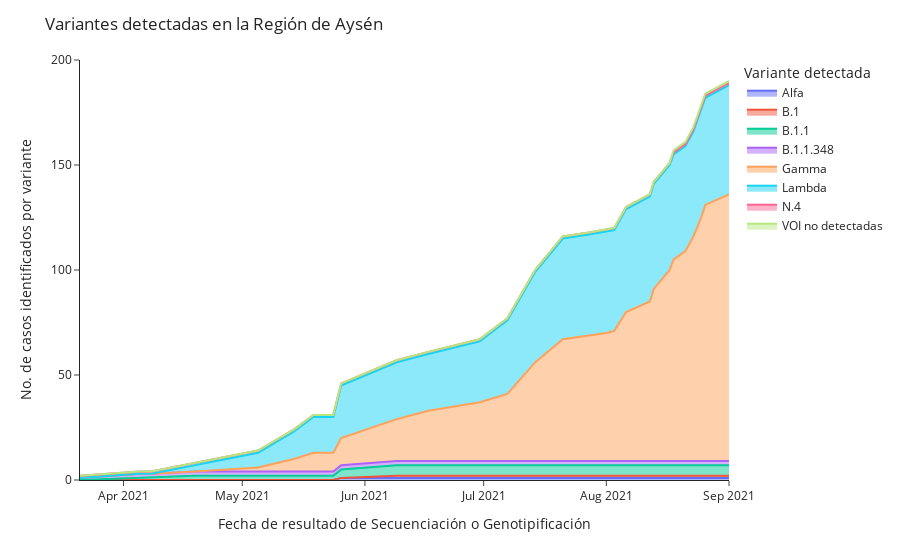

Notebook cell for this chart:
### Code cell
px.area(df_variantes_clean.groupby(['fecha_resultado_secuenciacion_genotipificacion', 'variante_linaje']).count()[['n_documento']].reset_index().pivot(
    index='fecha_resultado_secuenciacion_genotipificacion',
    columns='variante_linaje', 
    values=['n_documento']
).fillna(0).cumsum().clean_names().rename(
    columns={
        'alfa':'Alfa',
        'b_1':'B.1',
        'b_1_1':'B.1.1',
        'b_1_1_348':'B.1.1.348',
        'gamma':'Gamma',
        'indeterminado':'Indeterminado',
        'lambda':'Lambda',
        'n_4':'N.4',
        'no_amplifica':'No amplifica',
        'no_se_detectan_mutaciones_para_variantes_de_interes_por_parte_de_este_kit':'VOI no detectadas'
            })['n_documento'].drop(['No amplifica','Indeterminado'], axis=1),
        labels={'variante_linaje':'Variante detectada'},
       ).update_layout(
    title= 'Variantes detectadas en la Región de Aysén',
    yaxis_title='No. de casos identificados por variante',
    xaxis_title='Fecha de resultado de Secuenciación o Genotipificación',
    template='simple_white',
    
    
)

### Figure 1 — Plotly figure (JSON) as saved in the notebook; plotly's stock layout.template omitted (floating-point values rounded to 4 significant figures)
{"data": [{"hovertemplate": "Variante detectada=Alfa<br>fecha_resultado_secuenciacion_genotipificacion=%{x}<br>value=%{y}<extra></extra>", "legendgroup": "Alfa", "line": {"color": "#636efa"}, "mode": "lines", "name": "Alfa", "orientation": "v", "showlegend": true, "stackgroup": "1", "type": "scatter", "x": ["2021-03-21T00:00:00", "2021-04-05T00:00:00", "2021-04-08T00:00:00", "2021-04-19T00:00:00", "2021-05-05T00:00:00", "2021-05-14T00:00:00", "2021-05-19T00:00:00", "2021-05-24T00:00:00", "2021-05-26T00:00:00", "2021-06-09T00:00:00", "2021-06-17T00:00:00", "2021-06-30T00:00:00", "2021-07-07T00:00:00", "2021-07-14T00:00:00", "2021-07-21T00:00:00", "2021-07-28T00:00:00", "2021-07-31T00:00:00", "2021-08-01T00:00:00", "2021-08-03T00:00:00", "2021-08-06T00:00:00", "2021-08-12T00:00:00", "2021-08-13T00:00:00", "2021-08-17T00:00:00", "2021-08-18T00:00:00", "2021-08-21T00:00:00", "2021-08-23T00:00:00", "2021-08-25T00:00:00", "2021-08-26T00:00:00", "2021-09-01T00:00:00"], "xaxis": "x", "y": [0, 0, 0, 0, 0, 0, 0, 0, 1, 1, 1, 1, 1, 1, 1, 1, 1, 1, 1, 1, 1, 1, 1, 1, 1, 1, 1, 1, 1], "yaxis": "y"}, {"hovertemplate": "Variante detectada=B.1<br>fecha_resultado_secuenciacion_genotipificacion=%{x}<br>value=%{y}<extra></extra>", "legendgroup": "B.1", "line": {"color": "#EF553B"}, "mode": "lines", "name": "B.1", "orientation": "v", "showlegend": true, "stackgroup": "1", "type": "scatter", "x": ["2021-03-21T00:00:00", "2021-04-05T00:00:00", "2021-04-08T00:00:00", "2021-04-19T00:00:00", "2021-05-05T00:00:00", "2021-05-14T00:00:00", "2021-05-19T00:00:00", "2021-05-24T00:00:00", "2021-05-26T00:00:00", "2021-06-09T00:00:00", "2021-06-17T00:00:00", "2021-06-30T00:00:00", "2021-07-07T00:00:00", "2021-07-14T00:00:00", "2021-07-21T00:00:00", "2021-07-28T00:00:00", "2021-07-31T00:00:00", "2021-08-01T00:00:00", "2021-08-03T00:00:00", "2021-08-06T00:00:00", "2021-08-12T00:00:00", "2021-08-13T00:00:00", "2021-08-17T00:00:00", "2021-08-18T00:00:00", "2021-08-21T00:00:00", "2021-08-23T00:00:00", "2021-08-25T00:00:00", "2021-08-26T00:00:00", "2021-09-01T00:00:00"], "xaxis": "x", "y": [0, 0, 0, 0, 0, 0, 0, 0, 0, 1, 1, 1, 1, 1, 1, 1, 1, 1, 1, 1, 1, 1, 1, 1, 1, 1, 1, 1, 1], "yaxis": "y"}, {"hovertemplate": "Variante detectada=B.1.1<br>fecha_resultado_secuenciacion_genotipificacion=%{x}<br>value=%{y}<extra></extra>", "legendgroup": "B.1.1", "line": {"color": "#00cc96"}, "mode": "lines", "name": "B.1.1", "orientation": "v", "showlegend": true, "stackgroup": "1", "type": "scatter", "x": ["2021-03-21T00:00:00", "2021-04-05T00:00:00", "2021-04-08T00:00:00", "2021-04-19T00:00:00", "2021-05-05T00:00:00", "2021-05-14T00:00:00", "2021-05-19T00:00:00", "2021-05-24T00:00:00", "2021-05-26T00:00:00", "2021-06-09T00:00:00", "2021-06-17T00:00:00", "2021-06-30T00:00:00", "2021-07-07T00:00:00", "2021-07-14T00:00:00", "2021-07-21T00:00:00", "2021-07-28T00:00:00", "2021-07-31T00:00:00", "2021-08-01T00:00:00", "2021-08-03T00:00:00", "2021-08-06T00:00:00", "2021-08-12T00:00:00", "2021-08-13T00:00:00", "2021-08-17T00:00:00", "2021-08-18T00:00:00", "2021-08-21T00:00:00", "2021-08-23T00:00:00", "2021-08-25T00:00:00", "2021-08-26T00:00:00", "2021-09-01T00:00:00"], "xaxis": "x", "y": [0, 1, 1, 2, 2, 2, 2, 2, 4, 5, 5, 5, 5, 5, 5, 5, 5, 5, 5, 5, 5, 5, 5, 5, 5, 5, 5, 5, 5], "yaxis": "y"}, {"hovertemplate": "Variante detectada=B.1.1.348<br>fecha_resultado_secuenciacion_genotipificacion=%{x}<br>value=%{y}<extra></extra>", "legendgroup": "B.1.1.348", "line": {"color": "#ab63fa"}, "mode": "lines", "name": "B.1.1.348", "orientation": "v", "showlegend": true, "stackgroup": "1", "type": "scatter", "x": ["2021-03-21T00:00:00", "2021-04-05T00:00:00", "2021-04-08T00:00:00", "2021-04-19T00:00:00", "2021-05-05T00:00:00", "2021-05-14T00:00:00", "2021-05-19T00:00:00", "2021-05-24T00:00:00", "2021-05-26T00:00:00", "2021-06-09T00:00:00", "2021-06-17T00:00:00", "2021-06-30T00:00:00", "2021-07-07T00:00:00", "2021-07-14T00:00:00", "2021-07-21T00:00:00", "2021-07-28T00:00:00", "2021-07-31T00:00:00", "2021-08-01T00:00:00", "2021-08-03T00:00:00", "2021-08-06T00:00:00", "2021-08-12T00:00:00", "2021-08-13T00:00:00", "2021-08-17T00:00:00", "2021-08-18T00:00:00", "2021-08-21T00:00:00", "2021-08-23T00:00:00", "2021-08-25T00:00:00", "2021-08-26T00:00:00", "2021-09-01T00:00:00"], "xaxis": "x", "y": [1, 2, 2, 2, 2, 2, 2, 2, 2, 2, 2, 2, 2, 2, 2, 2, 2, 2, 2, 2, 2, 2, 2, 2, 2, 2, 2, 2, 2], "yaxis": "y"}, {"hovertemplate": "Variante detectada=Gamma<br>fecha_resultado_secuenciacion_genotipificacion=%{x}<br>value=%{y}<extra></extra>", "legendgroup": "Gamma", "line": {"color": "#FFA15A"}, "mode": "lines", "name": "Gamma", "orientation": "v", "showlegend": true, "stackgroup": "1", "type": "scatter", "x": ["2021-03-21T00:00:00", "2021-04-05T00:00:00", "2021-04-08T00:00:00", "2021-04-19T00:00:00", "2021-05-05T00:00:00", "2021-05-14T00:00:00", "2021-05-19T00:00:00", "2021-05-24T00:00:00", "2021-05-26T00:00:00", "2021-06-09T00:00:00", "2021-06-17T00:00:00", "2021-06-30T00:00:00", "2021-07-07T00:00:00", "2021-07-14T00:00:00", "2021-07-21T00:00:00", "2021-07-28T00:00:00", "2021-07-31T00:00:00", "2021-08-01T00:00:00", "2021-08-03T00:00:00", "2021-08-06T00:00:00", "2021-08-12T00:00:00", "2021-08-13T00:00:00", "2021-08-17T00:00:00", "2021-08-18T00:00:00", "2021-08-21T00:00:00", "2021-08-23T00:00:00", "2021-08-25T00:00:00", "2021-08-26T00:00:00", "2021-09-01T00:00:00"], "xaxis": "x", "y": [0, 0, 0, 0, 2, 6, 9, 9, 13, 20, 24, 28, 32, 47, 58, 60, 61, 61, 62, 71, 76, 82, 91, 96, 100, 107, 116, 122, 127], "yaxis": "y"}, {"hovertemplate": "Variante detectada=Lambda<br>fecha_resultado_secuenciacion_genotipificacion=%{x}<br>value=%{y}<extra></extra>", "legendgroup": "Lambda", "line": {"color": "#19d3f3"}, "mode": "lines", "name": "Lambda", "orientation": "v", "showlegend": true, "stackgroup": "1", "type": "scatter", "x": ["2021-03-21T00:00:00", "2021-04-05T00:00:00", "2021-04-08T00:00:00", "2021-04-19T00:00:00", "2021-05-05T00:00:00", "2021-05-14T00:00:00", "2021-05-19T00:00:00", "2021-05-24T00:00:00", "2021-05-26T00:00:00", "2021-06-09T00:00:00", "2021-06-17T00:00:00", "2021-06-30T00:00:00", "2021-07-07T00:00:00", "2021-07-14T00:00:00", "2021-07-21T00:00:00", "2021-07-28T00:00:00", "2021-07-31T00:00:00", "2021-08-01T00:00:00", "2021-08-03T00:00:00", "2021-08-06T00:00:00", "2021-08-12T00:00:00", "2021-08-13T00:00:00", "2021-08-17T00:00:00", "2021-08-18T00:00:00", "2021-08-21T00:00:00", "2021-08-23T00:00:00", "2021-08-25T00:00:00", "2021-08-26T00:00:00", "2021-09-01T00:00:00"], "xaxis": "x", "y": [0, 0, 0, 3, 7, 13, 17, 17, 25, 27, 27, 29, 35, 43, 48, 48, 48, 48, 48, 49, 50, 50, 50, 50, 50, 50, 51, 51, 52], "yaxis": "y"}, {"hovertemplate": "Variante detectada=N.4<br>fecha_resultado_secuenciacion_genotipificacion=%{x}<br>value=%{y}<extra></extra>", "legendgroup": "N.4", "line": {"color": "#FF6692"}, "mode": "lines", "name": "N.4", "orientation": "v", "showlegend": true, "stackgroup": "1", "type": "scatter", "x": ["2021-03-21T00:00:00", "2021-04-05T00:00:00", "2021-04-08T00:00:00", "2021-04-19T00:00:00", "2021-05-05T00:00:00", "2021-05-14T00:00:00", "2021-05-19T00:00:00", "2021-05-24T00:00:00", "2021-05-26T00:00:00", "2021-06-09T00:00:00", "2021-06-17T00:00:00", "2021-06-30T00:00:00", "2021-07-07T00:00:00", "2021-07-14T00:00:00", "2021-07-21T00:00:00", "2021-07-28T00:00:00", "2021-07-31T00:00:00", "2021-08-01T00:00:00", "2021-08-03T00:00:00", "2021-08-06T00:00:00", "2021-08-12T00:00:00", "2021-08-13T00:00:00", "2021-08-17T00:00:00", "2021-08-18T00:00:00", "2021-08-21T00:00:00", "2021-08-23T00:00:00", "2021-08-25T00:00:00", "2021-08-26T00:00:00", "2021-09-01T00:00:00"], "xaxis": "x", "y": [1, 1, 1, 1, 1, 1, 1, 1, 1, 1, 1, 1, 1, 1, 1, 1, 1, 1, 1, 1, 1, 1, 1, 1, 1, 1, 1, 1, 1], "yaxis": "y"}, {"hovertemplate": "Variante detectada=VOI no detectadas<br>fecha_resultado_secuenciacion_genotipificacion=%{x}<br>value=%{y}<extra></extra>", "legendgroup": "VOI no detectadas", "line": {"color": "#B6E880"}, "mode": "lines", "name": "VOI no detectadas", "orientation": "v", "showlegend": true, "stackgroup": "1", "type": "scatter", "x": ["2021-03-21T00:00:00", "2021-04-05T00:00:00", "2021-04-08T00:00:00", "2021-04-19T00:00:00", "2021-05-05T00:00:00", "2021-05-14T00:00:00", "2021-05-19T00:00:00", "2021-05-24T00:00:00", "2021-05-26T00:00:00", "2021-06-09T00:00:00", "2021-06-17T00:00:00", "2021-06-30T00:00:00", "2021-07-07T00:00:00", "2021-07-14T00:00:00", "2021-07-21T00:00:00", "2021-07-28T00:00:00", "2021-07-31T00:00:00", "2021-08-01T00:00:00", "2021-08-03T00:00:00", "2021-08-06T00:00:00", "2021-08-12T00:00:00", "2021-08-13T00:00:00", "2021-08-17T00:00:00", "2021-08-18T00:00:00", "2021-08-21T00:00:00", "2021-08-23T00:00:00", "2021-08-25T00:00:00", "2021-08-26T00:00:00", "2021-09-01T00:00:00"], "xaxis": "x", "y": [0, 0, 0, 0, 0, 0, 0, 0, 0, 0, 0, 0, 0, 0, 0, 0, 0, 0, 0, 0, 0, 0, 0, 1, 1, 1, 1, 1, 1], "yaxis": "y"}], "layout": {"legend": {"title": {"text": "Variante detectada"}, "tracegroupgap": 0}, "margin": {"t": 60}, "title": {"text": "Variantes detectadas en la Región de Aysén"}, "xaxis": {"anchor": "y", "domain": [0, 1], "title": {"text": "Fecha de resultado de Secuenciación o Genotipificación"}}, "yaxis": {"anchor": "x", "domain": [0, 1], "title": {"text": "No. de casos identificados por variante"}}}}
